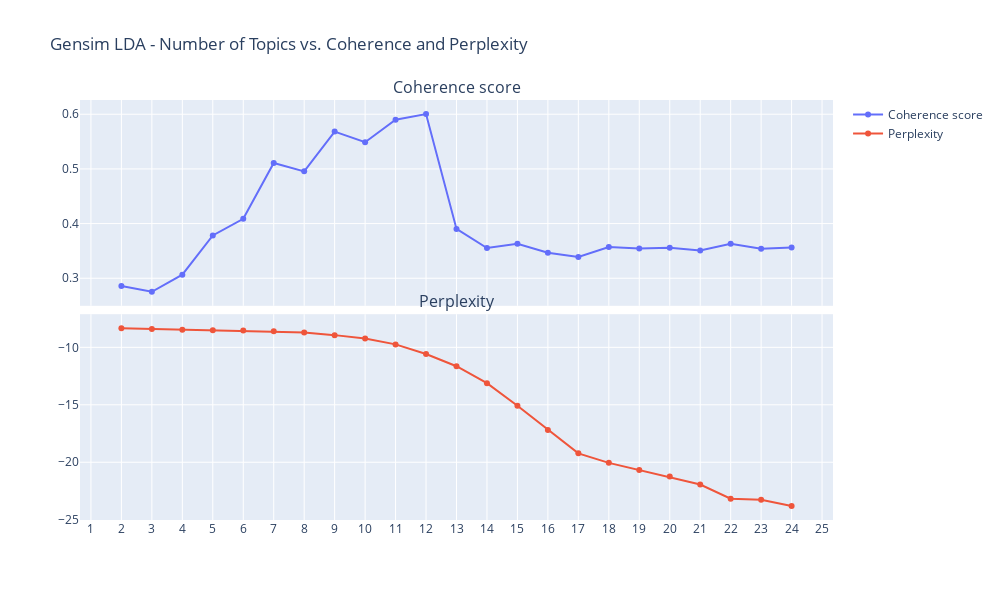

The code cell stored with this chart in its notebook:
### Code cell
coherence = []
for k in range(2,25):
    print('Round: '+str(k))
    Lda = gensim.models.ldamodel.LdaModel
    sample_ldamodel = Lda(corpus, num_topics=k, id2word = id2word, passes=5, iterations=10, chunksize = 2)
    
    cm = gensim.models.coherencemodel.CoherenceModel(model=sample_ldamodel, texts=data_lemma, dictionary=id2word, coherence='c_v')
    pp = sample_ldamodel.log_perplexity(corpus, total_docs=73)
    coherence.append((k,cm.get_coherence(),pp))
    

# model_list, coherence_values = compute_coherence_values(dictionary=id2word, corpus=corpus, texts=data_lemma, start=2, limit=16, step=1)

x = [x[0] for x in coherence]
y1 = [x[1] for x in coherence]
y2 = [x[2] for x in coherence]

fig = make_subplots( rows=2, cols=1, subplot_titles=("Coherence score", "Perplexity"), shared_xaxes=True,
                    vertical_spacing=0.02)

fig.add_trace(go.Scatter(name="Coherence score", x=x, y=y1, mode='lines+markers'), row=1, col=1)

fig.add_trace(go.Scatter(name="Perplexity", x=x, y=y2, mode='lines+markers'), row=2, col=1)

fig.update_layout(height=600, width=1000, title_text="Gensim LDA - Number of Topics vs. Coherence and Perplexity", xaxis1 = dict(
        tickmode = 'linear', tick0 = 1, dtick = 1), xaxis2 = dict(tickmode = 'linear', tick0 = 1, dtick = 1))
fig.write_html("Images/Gensim_optimal_new.html")
fig.show()

### Figure 1 — Plotly figure (JSON) as saved in the notebook; plotly's stock layout.template omitted (floating-point values rounded to 4 significant figures)
{"data": [{"mode": "lines+markers", "name": "Coherence score", "type": "scatter", "x": [2, 3, 4, 5, 6, 7, 8, 9, 10, 11, 12, 13, 14, 15, 16, 17, 18, 19, 20, 21, 22, 23, 24], "xaxis": "x", "y": [0.2858, 0.2753, 0.3066, 0.3783, 0.4088, 0.5108, 0.4955, 0.5683, 0.5488, 0.5899, 0.6004, 0.3903, 0.3552, 0.3629, 0.3468, 0.3388, 0.3571, 0.3545, 0.3559, 0.3508, 0.3632, 0.3539, 0.3564], "yaxis": "y"}, {"mode": "lines+markers", "name": "Perplexity", "type": "scatter", "x": [2, 3, 4, 5, 6, 7, 8, 9, 10, 11, 12, 13, 14, 15, 16, 17, 18, 19, 20, 21, 22, 23, 24], "xaxis": "x2", "y": [-8.337, -8.398, -8.473, -8.511, -8.539, -8.608, -8.709, -8.937, -9.228, -9.742, -10.58, -11.64, -13.12, -15.08, -17.19, -19.23, -20.05, -20.68, -21.25, -21.94, -23.17, -23.27, -23.8], "yaxis": "y2"}], "layout": {"annotations": [{"font": {"size": 16}, "showarrow": false, "text": "Coherence score", "x": 0.5, "xanchor": "center", "xref": "paper", "y": 1, "yanchor": "bottom", "yref": "paper"}, {"font": {"size": 16}, "showarrow": false, "text": "Perplexity", "x": 0.5, "xanchor": "center", "xref": "paper", "y": 0.49, "yanchor": "bottom", "yref": "paper"}], "height": 600, "title": {"text": "Gensim LDA - Number of Topics vs. Coherence and Perplexity"}, "width": 1000, "xaxis": {"anchor": "y", "domain": [0, 1], "dtick": 1, "matches": "x2", "showticklabels": false, "tick0": 1, "tickmode": "linear"}, "xaxis2": {"anchor": "y2", "domain": [0, 1], "dtick": 1, "tick0": 1, "tickmode": "linear"}, "yaxis": {"anchor": "x", "domain": [0.51, 1]}, "yaxis2": {"anchor": "x2", "domain": [0, 0.49]}}}
